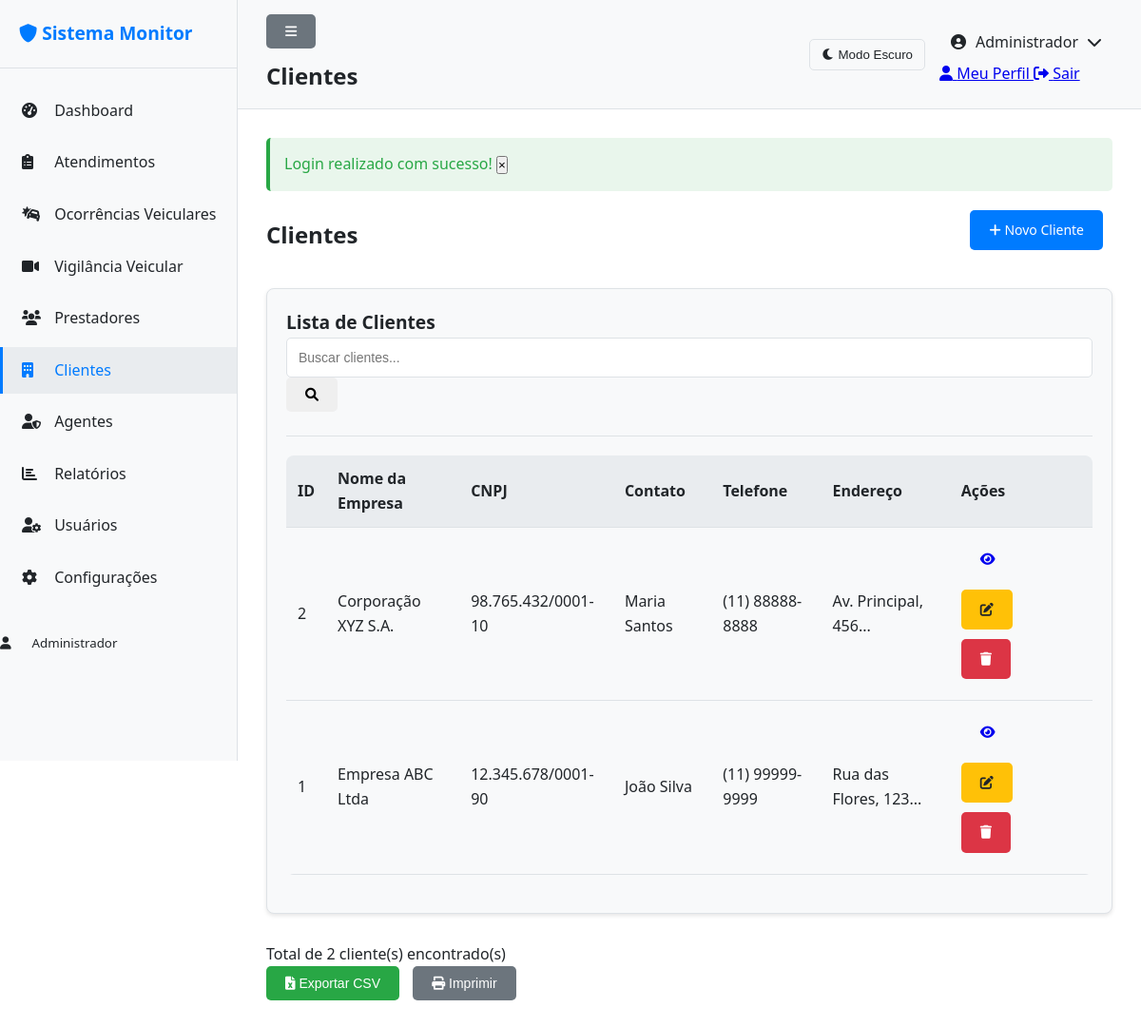
Screenshot of /index.php?page=clientes (signed in) with the database file from the repository.
### tables this page shows
CREATE TABLE IF NOT EXISTS clientes (
    id_cliente INT AUTO_INCREMENT PRIMARY KEY,
    nome_empresa VARCHAR(100),
    cnpj VARCHAR(18),
    contato VARCHAR(100),
    endereco VARCHAR(255),
    telefone VARCHAR(15)
);

### controllers/ClientesController.php (called while the page is built, shortened)
<?php
class ClientesController {
    public function index() {
        $cliente = new Cliente();
        $stmt = $cliente->read();
        $clientes = $stmt->fetchAll(PDO::FETCH_ASSOC);
        include 'views/clientes/index.php';
    }
}
?>

### models/Cliente.php (called while the page is built, shortened)
<?php
require_once 'config/database.php';
class Cliente {
    private $conn;
    private $table_name = "clientes";
    public function __construct() {
        $database = new Database();
        $this->conn = $database->getConnection();
    }
    public function read() {
        $query = "SELECT * FROM " . $this->table_name . " ORDER BY nome_empresa ASC";
        $stmt = $this->conn->prepare($query);
        $stmt->execute();
        return $stmt;
    }
}
?>

### config/database.php (called while the page is built, shortened)
<?php
class Database {
    private $host = 'localhost';
    private $db_name = 'informacoes_ocorrencias_veicular_2';
    private $username = 'root';
    private $password = '1234';
    public function getConnection() {
        $this->conn = null;
        try {
            $this->conn = new PDO("mysql:host=" . $this->host . ";dbname=" . $this->db_name,
                                $this->username, $this->password);
            $this->conn->exec("set names utf8");
            $this->conn->setAttribute(PDO::ATTR_ERRMODE, PDO::ERRMODE_EXCEPTION);
        } catch(PDOException $exception) {
            echo "Erro de conexão: " . $exception->getMessage();
        }
        return $this->conn;
    }
}
?>

### views/clientes/index.php (the view, shortened to what this page needs)
<div class="d-flex justify-content-between align-items-center mb-3">
    <h2>Clientes</h2>
    <a href="index.php?page=clientes&action=create" class="btn btn-primary">
        <i class="fas fa-plus"></i> Novo Cliente
    </a>
</div>
<div class="card">
    <div class="card-header">
        <div class="row">
            <div class="col-md-6">
                <h3 class="card-title">Lista de Clientes</h3>
            </div>
            <div class="col-md-6">
                <div class="input-group">
                    <input type="text" id="searchTable" class="form-control" placeholder="Buscar clientes...">
                    <button class="btn btn-outline-secondary" type="button">
                        <i class="fas fa-search"></i>
                    </button>
                </div>
            </div>
        </div>
    </div>
    <div class="card-body">
        <div class="table-responsive">
            <table class="table" id="clientesTable">
                <thead>
                    <tr>
                        <th>ID</th>
                        <th>Nome da Empresa</th>
                        <th>CNPJ</th>
                        <th>Contato</th>
                        <th>Telefone</th>
                        <th>Endereço</th>
                        <th>Ações</th>
                    </tr>
                </thead>
                <tbody>
                    <?php foreach ($clientes as $cliente): ?>
                    <tr>
                        <td><?php echo $cliente['id_cliente']; ?></td>
                        <td><?php echo htmlspecialchars($cliente['nome_empresa']); ?></td>
                        <td><?php echo htmlspecialchars($cliente['cnpj']); ?></td>
                        <td><?php echo htmlspecialchars($cliente['contato']); ?></td>
                        <td><?php echo htmlspecialchars($cliente['telefone']); ?></td>
                        <td><?php echo htmlspecialchars(substr($cliente['endereco'], 0, 50)) . '...'; ?></td>
                        <td>
                            <div class="btn-group" role="group">
                                <a href="index.php?page=clientes&action=view&id=<?php echo $cliente['id_cliente']; ?>"
                                   class="btn btn-sm btn-info" title="Visualizar">
                                    <i class="fas fa-eye"></i>
                                </a>
                                <a href="index.php?page=clientes&action=edit&id=<?php echo $cliente['id_cliente']; ?>"
                                   class="btn btn-sm btn-warning" title="Editar">
                                    <i class="fas fa-edit"></i>
                                </a>
                                <?php if ($_SESSION['user_level'] == 'admin'): ?>
                                <a href="index.php?page=clientes&action=delete&id=<?php echo $cliente['id_cliente']; ?>"
                                   class="btn btn-sm btn-danger btn-delete" title="Excluir">
                                    <i class="fas fa-trash"></i>
                                </a>
                                <?php endif; ?>
                            </div>
                        </td>
                    </tr>
                    <?php endforeach; ?>
                </tbody>
            </table>
        </div>
    </div>
</div>
<div class="mt-3">
    <div class="row">
        <div class="col-md-6">
            <p class="text-muted">
                Total de <?php echo count($clientes); ?> cliente(s) encontrado(s)
            </p>
        </div>
        <div class="col-md-6 text-end">
            <button onclick="exportTableToCSV('clientesTable', 'clientes')" class="btn btn-success">
                <i class="fas fa-file-excel"></i> Exportar CSV
            </button>
            <button onclick="printPage()" class="btn btn-secondary">
                <i class="fas fa-print"></i> Imprimir
            </button>
        </div>
    </div>
</div>
<?php
include 'views/layout.php';
?>

### rows the page displays
clientes: id_cliente "2", nome_empresa "Corporação XYZ S.A.", cnpj "98.765.432/0001-10", contato "Maria Santos", telefone "(11) 88888-8888", endereco "Av. Principal, 456"
clientes: id_cliente "1", nome_empresa "Empresa ABC Ltda", cnpj "12.345.678/0001-90", contato "João Silva", telefone "(11) 99999-9999", endereco "Rua das Flores, 123"

### other values shown
$page_title "Clientes"
$_SESSION['user_name'] "Administrador"
$flash['message'] "Login realizado com sucesso!"
count($clientes) "2"
